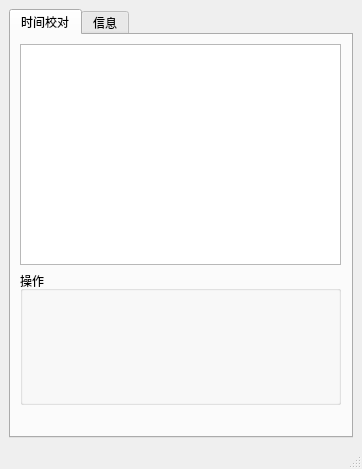
<?xml version="1.0" encoding="UTF-8"?>
<ui version="4.0">
 <class>MainWindow</class>
 <widget class="QMainWindow" name="MainWindow">
  <property name="geometry">
   <rect>
    <x>0</x>
    <y>0</y>
    <width>362</width>
    <height>469</height>
   </rect>
  </property>
  <property name="maximumSize">
   <size>
    <width>362</width>
    <height>469</height>
   </size>
  </property>
  <property name="windowTitle">
   <string>MainWindow</string>
  </property>
  <widget class="QWidget" name="centralwidget">
   <layout class="QGridLayout" name="gridLayout">
    <item row="0" column="0">
     <widget class="QTabWidget" name="tabWidget">
      <property name="currentIndex">
       <number>0</number>
      </property>
      <widget class="QWidget" name="tabMain">
       <attribute name="title">
        <string>时间校对</string>
       </attribute>
       <widget class="QWidget" name="gridLayoutWidget">
        <property name="geometry">
         <rect>
          <x>9</x>
          <y>9</y>
          <width>321</width>
          <height>361</height>
         </rect>
        </property>
        <layout class="QGridLayout" name="gridLayout_2">
         <item row="1" column="0">
          <widget class="QGroupBox" name="btnBox">
           <property name="minimumSize">
            <size>
             <width>0</width>
             <height>134</height>
            </size>
           </property>
           <property name="title">
            <string>操作</string>
           </property>
           <property name="flat">
            <bool>true</bool>
           </property>
           <widget class="QWidget" name="verticalLayoutWidget_2">
            <property name="geometry">
             <rect>
              <x>30</x>
              <y>40</y>
              <width>221</width>
              <height>41</height>
             </rect>
            </property>
            <layout class="QVBoxLayout" name="verticalLayout_2">
             <property name="spacing">
              <number>6</number>
             </property>
             <property name="bottomMargin">
              <number>0</number>
             </property>
            </layout>
           </widget>
          </widget>
         </item>
         <item row="0" column="0">
          <widget class="QTableView" name="NTPSites">
           <property name="showGrid">
            <bool>true</bool>
           </property>
          </widget>
         </item>
        </layout>
       </widget>
      </widget>
      <widget class="QWidget" name="tabInfo">
       <attribute name="title">
        <string>信息</string>
       </attribute>
       <widget class="QWidget" name="verticalLayoutWidget">
        <property name="geometry">
         <rect>
          <x>9</x>
          <y>9</y>
          <width>321</width>
          <height>361</height>
         </rect>
        </property>
        <layout class="QVBoxLayout" name="verticalLayout">
         <item>
          <widget class="QTextEdit" name="InfoText"/>
         </item>
         <item>
          <widget class="QPushButton" name="btn_refleshInfo">
           <property name="text">
            <string>刷新</string>
           </property>
          </widget>
         </item>
        </layout>
       </widget>
      </widget>
     </widget>
    </item>
   </layout>
  </widget>
  <widget class="QMenuBar" name="menubar">
   <property name="geometry">
    <rect>
     <x>0</x>
     <y>0</y>
     <width>362</width>
     <height>20</height>
    </rect>
   </property>
  </widget>
  <widget class="QStatusBar" name="statusbar"/>
 </widget>
 <resources/>
 <connections/>
</ui>
